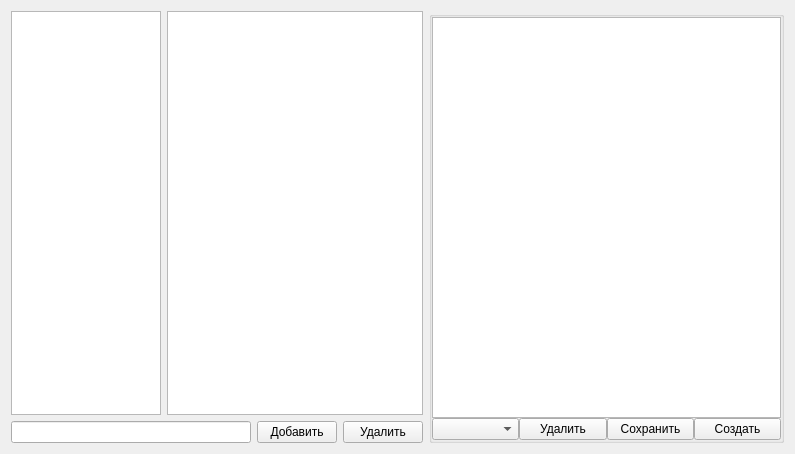
<?xml version="1.0" encoding="UTF-8"?>
<ui version="4.0">
 <class>notes_window</class>
 <widget class="QWidget" name="notes_window">
  <property name="geometry">
   <rect>
    <x>0</x>
    <y>0</y>
    <width>795</width>
    <height>454</height>
   </rect>
  </property>
  <property name="windowTitle">
   <string>Form</string>
  </property>
  <layout class="QHBoxLayout" name="horizontalLayout_5">
   <item>
    <layout class="QVBoxLayout" name="verticalLayout_2">
     <item>
      <layout class="QHBoxLayout" name="horizontalLayout_4">
       <item>
        <widget class="QListWidget" name="Groups_listWidget">
         <property name="sizePolicy">
          <sizepolicy hsizetype="Maximum" vsizetype="Expanding">
           <horstretch>0</horstretch>
           <verstretch>0</verstretch>
          </sizepolicy>
         </property>
         <property name="maximumSize">
          <size>
           <width>150</width>
           <height>16777215</height>
          </size>
         </property>
         <property name="selectionBehavior">
          <enum>QAbstractItemView::SelectRows</enum>
         </property>
        </widget>
       </item>
       <item>
        <widget class="QListWidget" name="Notes_listWidget">
         <property name="minimumSize">
          <size>
           <width>100</width>
           <height>400</height>
          </size>
         </property>
         <property name="horizontalScrollBarPolicy">
          <enum>Qt::ScrollBarAlwaysOff</enum>
         </property>
        </widget>
       </item>
      </layout>
     </item>
     <item>
      <layout class="QHBoxLayout" name="horizontalLayout_3">
       <item>
        <widget class="QLineEdit" name="GroupName_lineEdit"/>
       </item>
       <item>
        <widget class="QPushButton" name="AddGroup_Button">
         <property name="text">
          <string>Добавить</string>
         </property>
        </widget>
       </item>
       <item>
        <widget class="QPushButton" name="DeleteGroup_Button">
         <property name="text">
          <string>Удалить</string>
         </property>
        </widget>
       </item>
      </layout>
     </item>
    </layout>
   </item>
   <item>
    <widget class="QGroupBox" name="Note_groupBox">
     <property name="title">
      <string/>
     </property>
     <layout class="QVBoxLayout" name="verticalLayout">
      <property name="spacing">
       <number>0</number>
      </property>
      <property name="leftMargin">
       <number>0</number>
      </property>
      <property name="topMargin">
       <number>0</number>
      </property>
      <property name="rightMargin">
       <number>0</number>
      </property>
      <property name="bottomMargin">
       <number>0</number>
      </property>
      <item>
       <widget class="QTextEdit" name="Note_textEdit"/>
      </item>
      <item>
       <layout class="QHBoxLayout" name="horizontalLayout_2">
        <item>
         <layout class="QHBoxLayout" name="horizontalLayout">
          <item>
           <widget class="QComboBox" name="Groups_comboBox"/>
          </item>
          <item>
           <widget class="QPushButton" name="Delete_Button">
            <property name="text">
             <string>Удалить</string>
            </property>
           </widget>
          </item>
          <item>
           <widget class="QPushButton" name="Save_Button">
            <property name="text">
             <string>Сохранить</string>
            </property>
           </widget>
          </item>
          <item>
           <widget class="QPushButton" name="AddNote_Button">
            <property name="text">
             <string>Создать</string>
            </property>
           </widget>
          </item>
         </layout>
        </item>
       </layout>
      </item>
     </layout>
    </widget>
   </item>
  </layout>
 </widget>
 <resources/>
 <connections/>
</ui>
